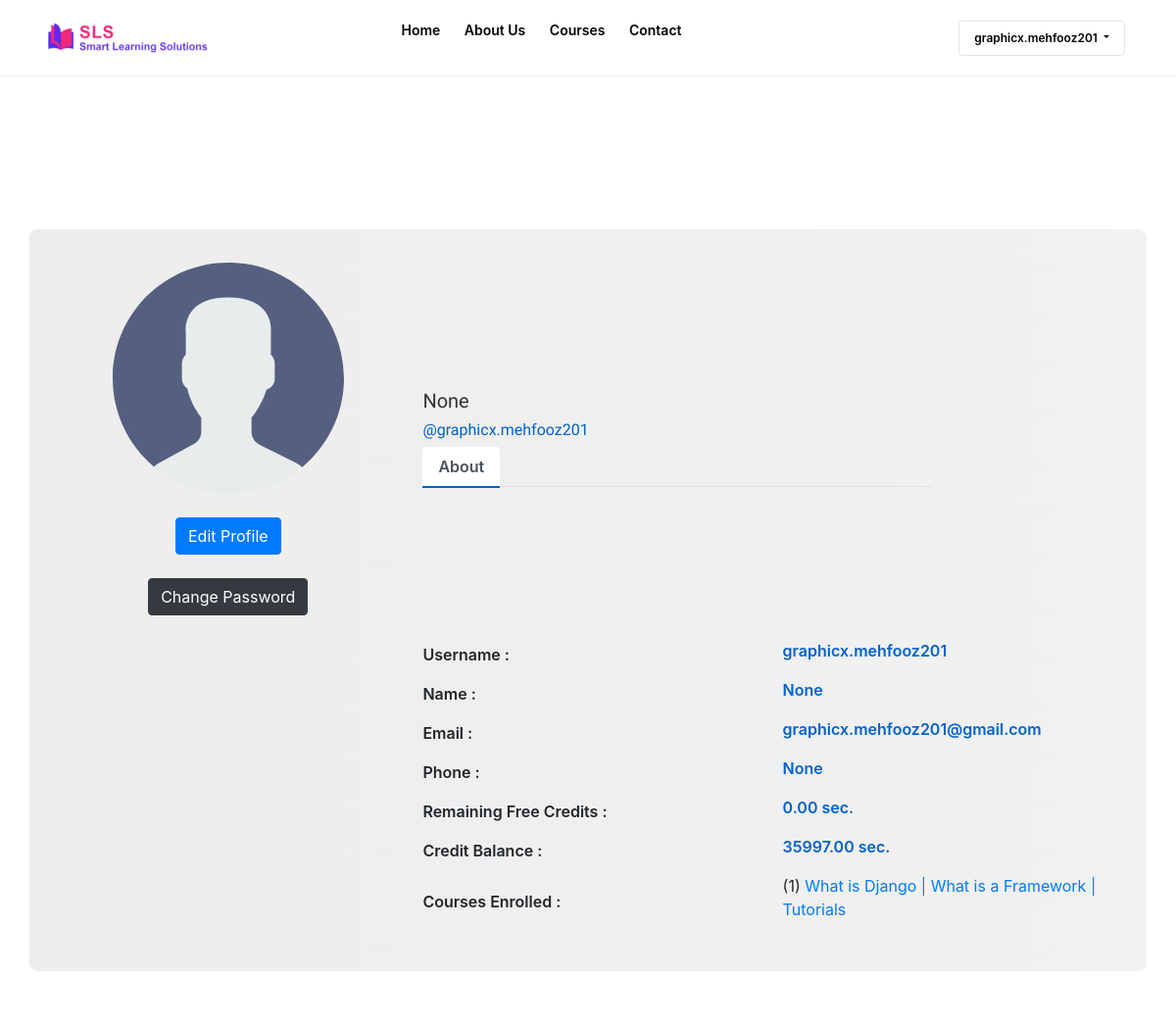
Page /custom_accounts/profile/5/ (signed in, upper part) on the earlier database version.
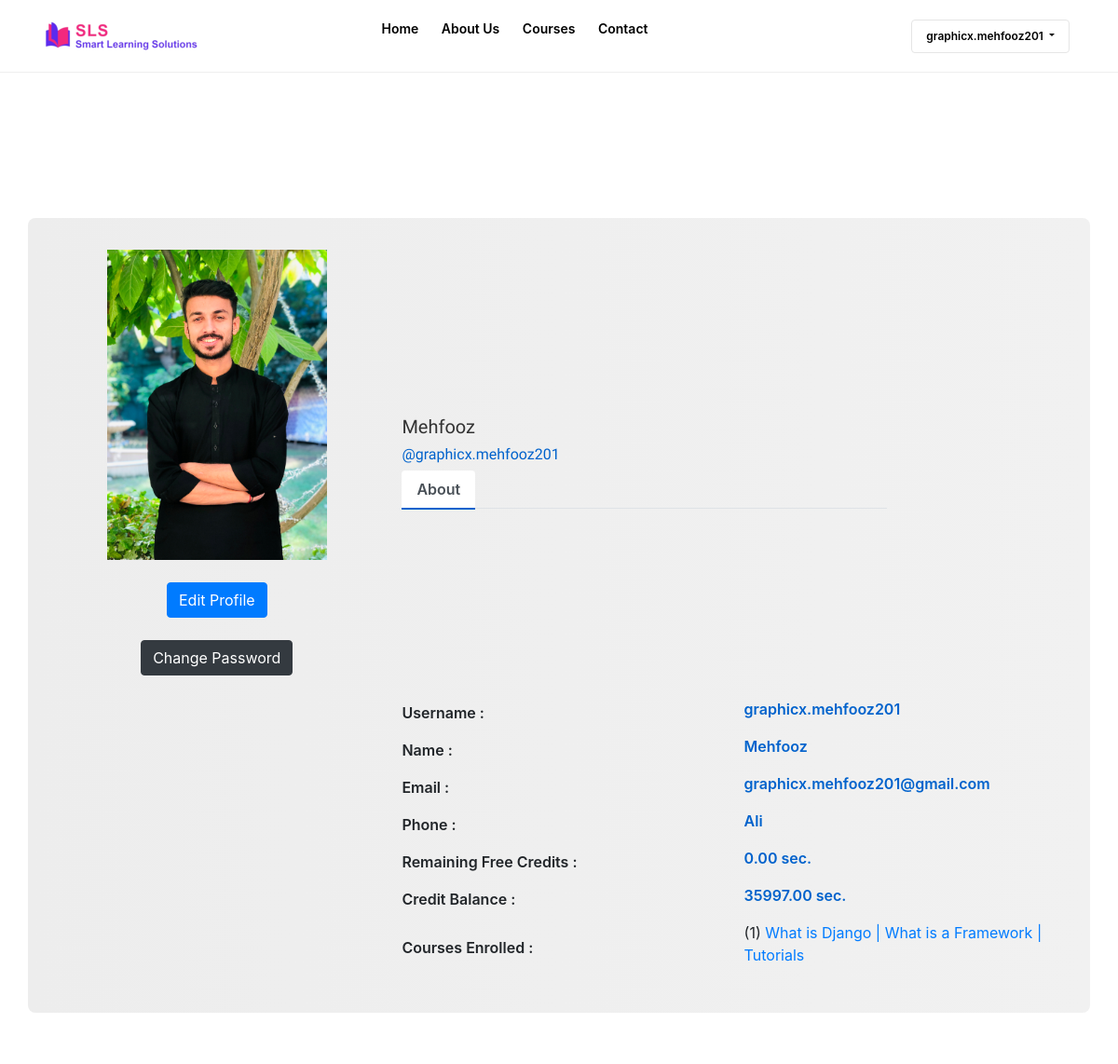
Same page on the later database version.
### custom_accounts/models.py (models this page shows, shortened)
class User(AbstractBaseUser):
    name = models.CharField(max_length=200, null=True, blank=True)
    email = models.EmailField(max_length=100,unique=True)
    username = models.CharField(max_length=50)
    avatar = models.ImageField(storage=custom_store, null=True, default='avatar.svg')
    phone = models.CharField(max_length=200, null=True, blank=True)
    date_joined = models.DateTimeField(auto_now_add=True)
    is_admin = models.BooleanField(default=False)
    is_staff = models.BooleanField(default=False)
    is_active = models.BooleanField(default=True)
    is_superadmin = models.BooleanField(default=False)
    USERNAME_FIELD = 'email'
    REQUIRED_FIELDS = ['username']
    objects = MyAccountManager()
    class Meta:
        verbose_name = 'Custom user'
        verbose_name_plural = 'Custom Users'

### base/models.py (models this page shows, shortened)
class UserProfile(models.Model):
    user = models.OneToOneField(User, on_delete=models.CASCADE)  # OneToOneField instead of ForeignKey
    course = models.ManyToManyField(Course ,  blank=True)
    date = models.DateTimeField(auto_now_add=True)
    credits = models.DecimalField(max_digits=8, decimal_places=2, default=0)
    free_credits = models.DecimalField(max_digits=8, decimal_places=2, default=18000)  # 5 hours in seconds

class Course(models.Model):
    CATEGORY_CHOICES = (
        ('computer-science', 'Computer Science'),
        ('data-science', 'Data science'),
        ('engineering', 'Engineering'),
        ('web-development', 'Web Development'),
        ('architecture', 'Architecture'),
    )
    SUB_CATEGORY_CHOICES = (
        ('ml', 'Machine Learning'),
        ('data_science', 'Data Science'),
        ('python', 'Python'),
        ('javascript', 'JavaScript'),
        ('php', 'PHP'),
        ('django', 'Django'),
        ('html', 'HTML'),
        ('reactjs', 'React JS'),
        ('front-end', 'Front-End'),
        ('back-end', 'Back-End'),
    )
    id = models.AutoField(primary_key=True)
    name = models.CharField(max_length = 50 , null = False)
    slug = models.CharField(max_length = 50 , null = False , unique = True)
    description = models.TextField( null = True)
    price = models.IntegerField(null=False,default = 0, blank=True)
    discount = models.IntegerField(null=False ,blank=True, default = 0)
    active = models.BooleanField(default = False)
    category = models.CharField(max_length=255, choices=CATEGORY_CHOICES, default='',  blank=True)
    sub_category = models.CharField(max_length=255, choices=SUB_CATEGORY_CHOICES, default='', null=True, blank=True)
    thumbnail = models.ImageField(upload_to = "files/thumbnail")
    date = models.DateTimeField(auto_now_add= True)
    resource = models.FileField(upload_to = "files/resource")
    length = models.IntegerField(null=False)
    instructor_name = models.CharField(max_length=50, null=True)
    enroll_now_status = models.BooleanField(default=True)

### custom_accounts/views.py (the view)
# urls.py: path('profile/<int:pk>/', views.userProfile, name='user-profile'),
@login_required
def userProfile(request, pk):
    if request.user.is_authenticated and request.user.pk == pk:
        user = request.user
        user_profile, created = UserProfile.objects.get_or_create(user=request.user)
        enrolled_courses = user_profile.course.all()
        remaining_free_credits = user_profile.free_credits
        credit_balance = user_profile.credits
        if request.method == 'POST':
            form = EditProfileForm(request.POST, request.FILES, instance=request.user)
            form2 = ChangePasswordForm(user, request.POST)
            if form2.is_valid():
                form2.save()
                user_pk = request.user.pk
                messages.success(request, "You have successfully set your password.")
                return redirect(reverse('user-profile', args=[user_pk]))
            else:
                for error in list(form.errors.values()):
                    messages.error(request, error)
            if form.is_valid():
                form.save()
                user_pk = request.user.pk
                messages.success(request, "You have successfully updated profile.")
                return redirect(reverse('user-profile', args=[user_pk]))
        else:
            form = EditProfileForm(instance=request.user)
            form2 = ChangePasswordForm(user)
        context = {
            'user_profile': user_profile,
            'enrolled_courses': enrolled_courses,
            'remaining_free_credits': remaining_free_credits,
            'credit_balance': credit_balance,
            'form': form,
            'form2': form2,
        }
        return render(request, 'base/profile.html', context)
    else:
        return redirect('login')

### base/templates/base/profile.html (shortened to what this page needs)
{% extends "base/base.html" %}
{% load static %}
{% block content %}
{% if user.is_authenticated and user == user_profile.user %}
    <main class="main_wrapper">
        <div class="educationarea">
            <div class="container">
                <div class="row">
                    <div class="container emp-profile">
                            <div class="row ">
                                <div class="col-md-4">
                                    <div class="profile-img">
                                        <img src="{% static user.avatar.url %}" alt=""/>
                                    </div>
                                    <div class="text-center my-4">
                                        <button type="button" class="btn btn-primary" data-bs-toggle="modal" data-bs-target="#exampleModal">
                                            Edit Profile
                                        </button>
                                    </div>
                                    <div class="text-center my-4">
                                        <a role="button" class="btn btn-dark" href="{% url 'change_pass_page' %}">
                                            Change Password
                                        </a>
                                    </div>
                                </div>
                                <div class="col-md-6">
                                    <div class="profile-head">
                                        <h5>{{ user.name }}</h5>
                                        <h6>@{{ user.username }}</h6>
                                        <ul class="nav nav-tabs" id="myTab" role="tablist">
                                            <li class="nav-item">
                                                <a class="nav-link active" id="home-tab" data-toggle="tab"
                                                   role="tab" aria-controls="home" aria-selected="true">About</a>
                                            </li>
                                        </ul>
                                    </div>
                                </div>
                            </div>
                            <div class="row">
                                <div class="col-md-8">
                                    <div class="tab-content profile-tab" id="myTabContent">
                                        <div class="tab-pane fade show active" id="home" role="tabpanel"
                                             aria-labelledby="home-tab">
                                            <div class="row">
                                                <div class="col-md-6">
                                                    <label>Username :</label>
                                                </div>
                                                <div class="col-md-6">
                                                    <p>{{ user.username }}</p>
                                                </div>
                                            </div>
                                            <div class="row">
                                                <div class="col-md-6">
                                                    <label>Name :</label>
                                                </div>
                                                <div class="col-md-6">
                                                    <p>{{ user.name }}</p>
                                                </div>
                                            </div>
                                            <div class="row">
                                                <div class="col-md-6">
                                                    <label>Email :</label>
                                                </div>
                                                <div class="col-md-6">
                                                    <p>{{ user.email }}</p>
                                                </div>
                                            </div>
                                            <div class="row">
                                                <div class="col-md-6">
                                                    <label>Phone :</label>
                                                </div>
                                                <div class="col-md-6">
                                                    <p>{{user.phone}}</p>
                                                </div>
                                            </div>
                                            <div class="row">
                                                <div class="col-md-6">
                                                    <label>Remaining Free Credits :</label>
                                                </div>
                                                <div class="col-md-6">
                                                    <p>{{ remaining_free_credits }} sec.</p>
                                                </div>
                                            </div>
                                            <div class="row">
                                                <div class="col-md-6">
                                                    <label>Credit Balance :</label>
                                                </div>
                                                <div class="col-md-6">
                                                    <p>{{ credit_balance }} sec.</p>
                                                </div>
                                            </div>
                                            <div class="row">
                                                <div class="col-md-6">
                                                    <label>Courses Enrolled :</label>
                                                </div>
                                                <div class="col-md-6">
                                                        <ul>
                                                            {% for course in enrolled_courses %}
                                                                <li> ({{forloop.counter}}) <a href="{% url 'course-detail' course.slug %}?lecture={{ course.video_set.first.serial_number }}">{{ course.name }}</a></li>
                                                            {% endfor %}
                                                        </ul>
                                                </div>
                                            </div>
                                        </div>
                                    </div>
                                </div>
                            </div>
                    </div>
                </div>
            </div>
        </div>
    </main>
{% else %}
    <p>Access denied.</p>
{% endif %}
{% endblock content %}

### base/templates/base/base.html (shortened to what this page needs)
<!DOCTYPE html>
{% load static %}
<html class="no-js" lang="zxx">
  <head>
    <link rel="stylesheet" href="https://cdn.plyr.io/3.6.2/plyr.css">
    <link rel="stylesheet" href="https://cdnjs.cloudflare.com/ajax/libs/font-awesome/5.15.3/css/all.min.css">
    <link rel="stylesheet" href="{% static 'base/css/bootstrap.min.css' %}" />
    <link rel="stylesheet" href="{% static 'base/css/animate.min.css' %}" />
    <link rel="stylesheet" href="{% static 'base/css/aos.min.css' %}" />
    <link rel="stylesheet" href="{% static 'base/css/magnific-popup.css' %}" />
    <link rel="stylesheet" href="{% static 'base/css/icofont.min.css' %}" />
    <link rel="stylesheet" href="{% static 'base/css/slick.css' %}" />
    <link
      rel="stylesheet"
      href="{% static 'base/cdn.jsdelivr.net/npm/swiper%409/swiper-bundle.min.css' %}"
    />
    <link rel="stylesheet" href="{% static 'base/css/style.css' %}" />
    <link rel="stylesheet" href="https://maxcdn.bootstrapcdn.com/bootstrap/4.5.2/css/bootstrap.min.css">
  </head>
  <body class="body__wrapper">
  <header>
    <div class="headerarea transparent__header header__sticky header__area">
      <div class="container desktop__menu__wrapper">
        <div class="row">
          <div class="col-xl-2 col-lg-2 col-md-6">
            <div class="headerarea__left">
              <div class="headerarea__left__logo">
                <a href="/"
                  ><img src="{% static 'base/img/logo/logo_1.png' %}" alt="logo"
                /></a>
              </div>
            </div>
          </div>
          <div class="col-xl-7 col-lg-7 main_menu_wrap">
            <div class="headerarea__main__menu">
              <nav>
                <ul>
                  <li>
                    <a class="headerarea__has__dropdown" href="/"
                      >Home
                    </a>
                  </li>
                  <li>
                    <a class="headerarea__has__dropdown" href="{% url 'about' %}"
                      >About Us
                    </a>
                  </li>
                  <li>
                    <a class="headerarea__has__dropdown" href="{% url 'courses' %}"
                      >Courses
                    </a>
                  </li>
                  <li>
                    <a class="headerarea__has__dropdown" href="{% url 'contact' %}"
                      >Contact
                    </a>
                  </li>
                </ul>
              </nav>
            </div>
          </div>
          <div class="col-xl-3 col-lg-3 col-md-6">
            <div class="headerarea__right">
              <div class="headerarea__login">
                {% if request.user.is_authenticated %}
                <div class="dropdown">
                  <a class="btn dropdown-toggle" type="button" id="dropdownMenuButton1" data-bs-toggle="dropdown" aria-expanded="false">
                    {{request.user.username}}
                  </a>
                </div>
                {% else %}
                  <a href="{% url 'login' %}">Login</a>
                {% endif %}
              </div>
            </div>
          </div>
        </div>
      </div>
    </div>
  </header>
    {% block content %}
    {% endblock content %}
  </body>
</html>

Differences in the rows shown:
changed User "graphicx.mehfooz201": avatar: picture added in place of a placeholder; name "None" → "Mehfooz"; phone "None" → "Ali"
